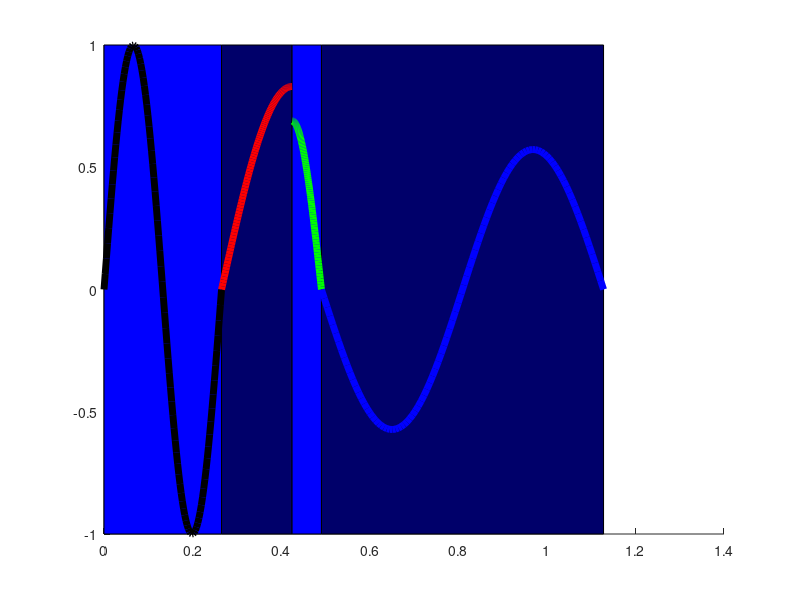

MATLAB code to generate this figure:
function wavesimulator_1d(thickness_vector,n_vector,medium_color_vector,wave_color_vector,lambda,signal_origin,object_origin,x_range,n_outside)

  if exist('n_outside','var') == 0; n_outside = 1; end;
  if exist('x_range','var') == 0; x_range = [0,1]; end;
  if exist('signal_origin','var') == 0; signal_origin = 0; end;
  if exist('object_origin','var') == 0; object_origin = 0; end;
  if exist('lambda','var') == 0; lambda = 0.637; end;
  if exist('n_vector','var') == 0; n_vector = [2.4,1,2.4,1]; end;
  if exist('thickness_vector','var') == 0; thickness_vector = [lambda/n_vector(1),lambda/(4*n_vector(2)),lambda/(4*n_vector(3)),lambda/(n_vector(4))]; end;
  %if exist('thickness_vector','var') == 0; thickness_vector = [lambda/n_vector(1),lambda/(2*n_vector(2)),lambda/(2*n_vector(3)),lambda/(n_vector(4))]; end;
  if exist('medium_color_vector','var') == 0; medium_color_vector = {[0,0,n_vector(1)/2.4],[0,0,n_vector(2)/2.4],[0,0,n_vector(3)/2.4],[0,0,n_vector(4)/2.4]}; end;
  if exist('wave_color_vector','var') == 0; wave_color_vector = {[0,0,0],[1,0,0],[0,1,0],[0,0,1]}; end;

  figure;
  hold on;
  
  N = length(n_vector)
  L = sum(thickness_vector)
  
  x(1) = object_origin;
  T(1) = 1;
  t(1) = 1;
  phase(1) = -(2*pi*n_vector(1)/lambda)*signal_origin;
  amplitude(1) = 1

  for i = 1:N
    k(i) = 2*pi*n_vector(i)/lambda;
    if (i>1)
      r(i) = (n_vector(i-1)-n_vector(i))/(n_vector(i-1)+n_vector(i));
      t(i) = (2*n_vector(i-1))/(n_vector(i-1)+n_vector(i));
      R(i) = ((n_vector(i-1)-n_vector(i))/(n_vector(i-1)+n_vector(i)))^2;
      T(i) = (4*n_vector(i-1)*n_vector(i))/(n_vector(i-1)+n_vector(i))^2;
      x(i) = x(i-1) + thickness_vector(i-1);
      phase(i) = phase(i-1) + (k(i-1)-k(i))*x(i)
      amplitude(i) = amplitude(i-1)*T(i)
    end
  end
  x(N+1) = x(N) + thickness_vector(N);

  for i = 1:N
    linspace(x(i),x(i+1),10)
    transmitted_wave_x{i} = linspace(x(i),x(i+1),100);
    transmitted_wave_y{i} = amplitude(i)*sin(k(i)*transmitted_wave_x{i} + phase(i));
  end

  for i = 1:N
    fill([x(i+1),x(i+1),x(i),x(i)],[1,-1,-1,1],medium_color_vector{i});
  end
  
  for i = 1:N
    plot(transmitted_wave_x{i},transmitted_wave_y{i},'Color',wave_color_vector{i},'LineWidth',5);
  end

end
